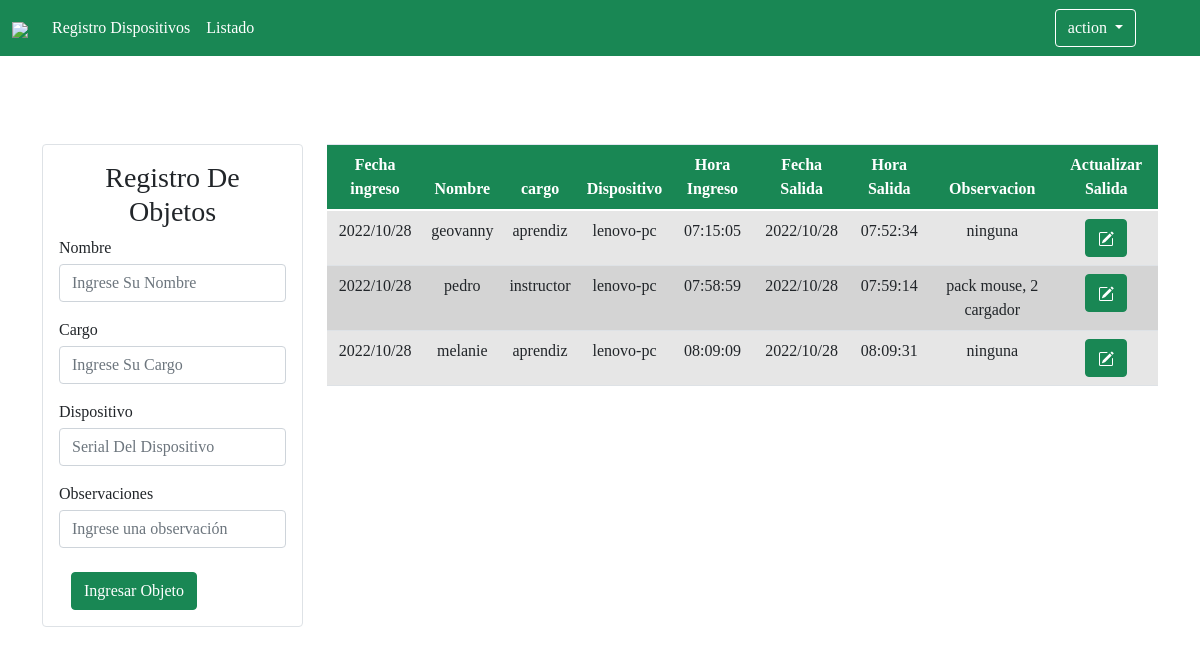
/crud-celador/pages/registro_dispositivos.php, run on an earlier commit of the app's database.
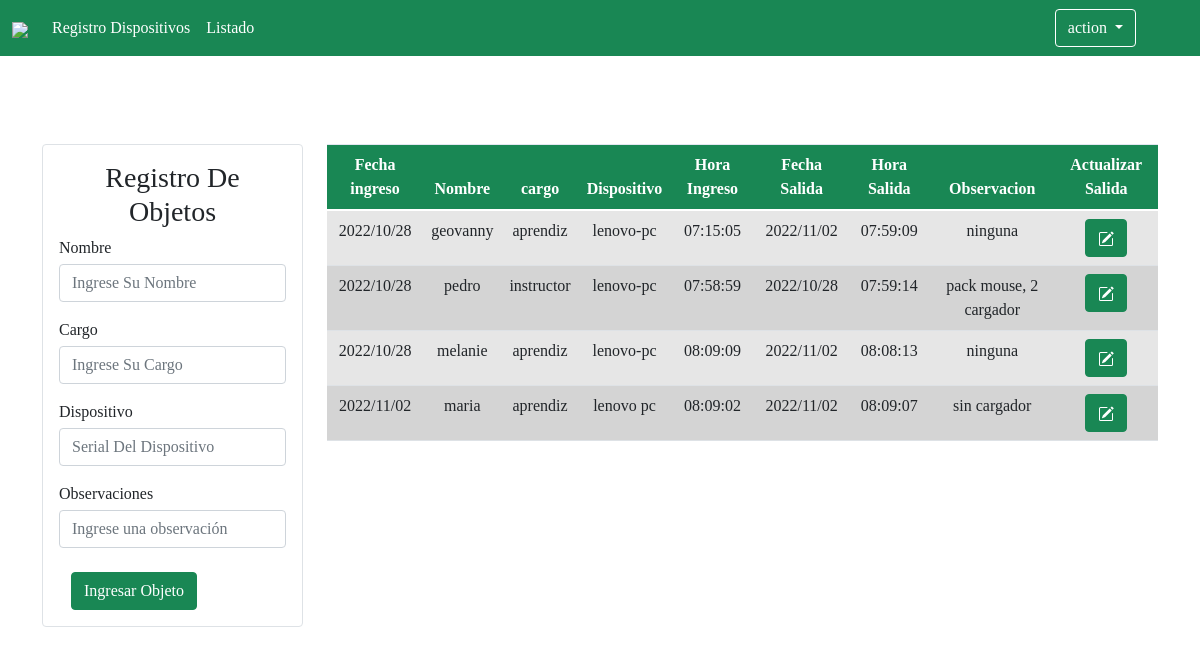
And on a later commit of the database.
### tables this page shows
CREATE TABLE `objetos` (
  `id` int(11) NOT NULL,
  `fecha` varchar(70) NOT NULL,
  `nombre` varchar(70) NOT NULL,
  `cargo` varchar(70) NOT NULL,
  `dispositivo` varchar(70) NOT NULL,
  `h_ingreso` varchar(70) NOT NULL,
  `fecha_salida` varchar(70) NOT NULL,
  `h_salida` varchar(70) DEFAULT NULL,
  `observacion` varchar(200) NOT NULL
);

### crud-celador/pages/registro_dispositivos.php (the view, shortened to what this page needs)
<!DOCTYPE html>
<html lang="es">
<head>
    <link rel="stylesheet" href="../bootstrap-5.0.2-dist/css/sb-admin-2.css">
    <link rel="stylesheet" href="../bootstrap-5.0.2-dist/css/bootstrap.min.css">
</head>
<body class="nav">
    <?php
        include("../componentes/navbar_celador.php");
    ?>
<div class="container mt-5">
        <div class="row mt-5">
            <div class="col-3 p-7 mt-5">
            <form class="form p-3 rounded border" method="POST">
                <h3 class="text-center" >Registro De Objetos</h3>
                <div class="form form-group">
                    <label for="inputPassword2" class=" mb-1">Nombre</label>
                    <input type="text" class="form-control mb-1"  placeholder="Ingrese Su Nombre" name="nombre">
                </div>
                <div class="form form-group">
                    <label for="inputPassword2" class=" mb-1">Cargo</label>
                    <input type="text" class="form-control mb-1" placeholder="Ingrese Su Cargo"  name="cargo">
                </div>
                <div class="form form-group">
                    <label for="inputPassword2" class=" mb-1">Dispositivo</label>
                    <input type="text" class="form-control mb-1" placeholder="Serial Del Dispositivo" name="dispositivo">
                </div>
                <div class="form form-group">
                    <label for="inputPassword2" class=" mb-1">Observaciones</label>
                    <input type="text" class="form-control mb-1" placeholder="Ingrese una observación" name="observacion">
                </div>
                <div class="col-auto">
                    <button type="submit" class="btn btn-success mt-2" value="ok" name="btnIngresar">Ingresar Objeto</button>
                </div>
            </form>
            </div>
            <div class="col-9 p-7 mt-5">
                <table class="table table-striped text-center text-white">
                    <thead>
                        <tr>
                            <th scope="col" class="bg-success">Fecha ingreso</th>
                            <th scope="col" class="bg-success">Nombre</th>
                            <th scope="col" class="bg-success">cargo</th>
                            <th scope="col" class="bg-success">Dispositivo</th>
                            <th scope="col" class="bg-success">Hora Ingreso</th>
                            <th scope="col" class="bg-success">Fecha Salida</th>
                            <th scope="col" class="bg-success">Hora Salida</th>
                            <th scope="col" class="bg-success">Observacion</th>
                            <th scope="col" class="bg-success">Actualizar Salida</th>
                        </tr>
                    </thead>
                        <tbody id="myTable">
                            <?php
                            include("../crud/model/connection.php");
                            $sql = $con->query(" SELECT * FROM objetos");
                            while($datos=$sql->fetch_object()) {?>
                            <tr class="table-active">
                                <td><?= $datos->fecha?></td>
                                <td><?= $datos->nombre?></td>
                                <td><?= $datos->cargo?></td>
                                <td><?= $datos->dispositivo?></td>
                                <td><?= $datos->h_ingreso?></td>
                                <td><?= $datos->fecha_salida?></td>
                                <td><?= $datos->h_salida?></td>
                                <td><?= $datos->observacion?></td>
                                <td>
                                    <a class="btn btn-small btn-success" href="./modificar_objeto.php?id=<?= $datos->id ?>">
                                    </a>
                                </td>
                            </tr>
                        <?php
                            }
                            ?>
                        </tbody>
                </table>
            </div>
        </div>
    </div>
</body>
</html>

What changed in the data, as far as the page shows it:
changed objetos "geovanny": fecha_salida "2022/10/28" → "2022/11/02"; h_salida "07:52:34" → "07:59:09"
changed objetos "melanie": fecha_salida "2022/10/28" → "2022/11/02"; h_salida "08:09:31" → "08:08:13"
added objetos: fecha "2022/11/02", nombre "maria", cargo "aprendiz", dispositivo "lenovo pc", h_ingreso "08:09:02", fecha_salida "2022/11/02", h_salida "08:09:07", observacion "sin cargador"
